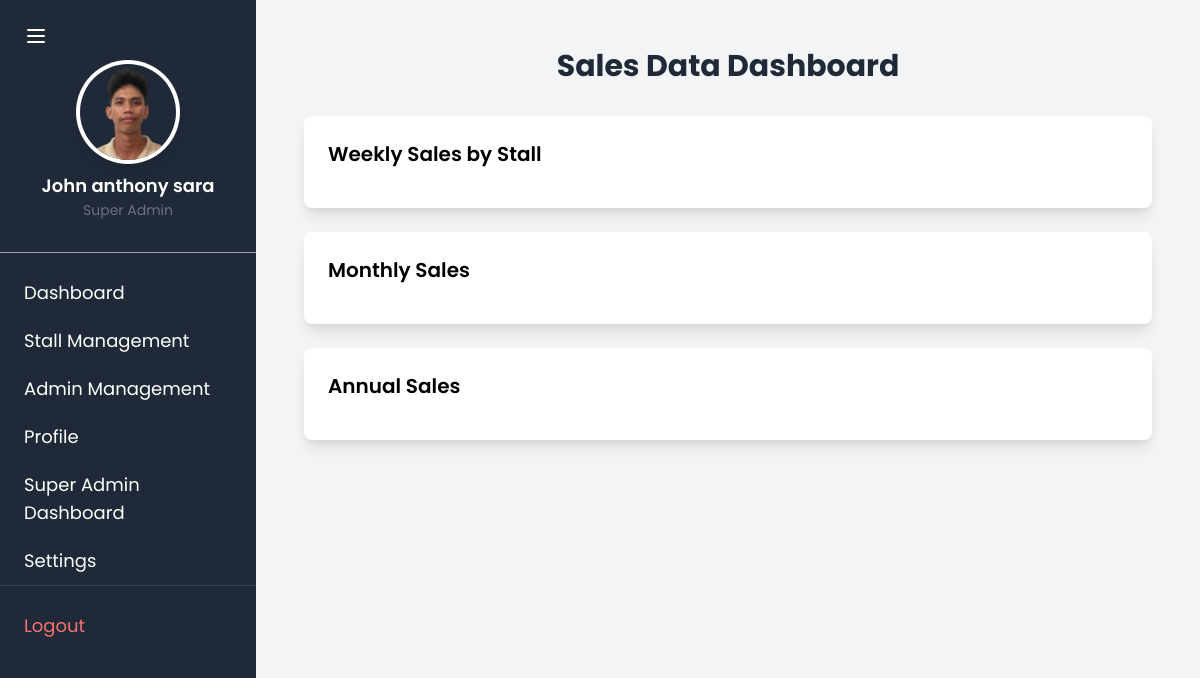
Page /super_admin (signed in) on the earlier database version.
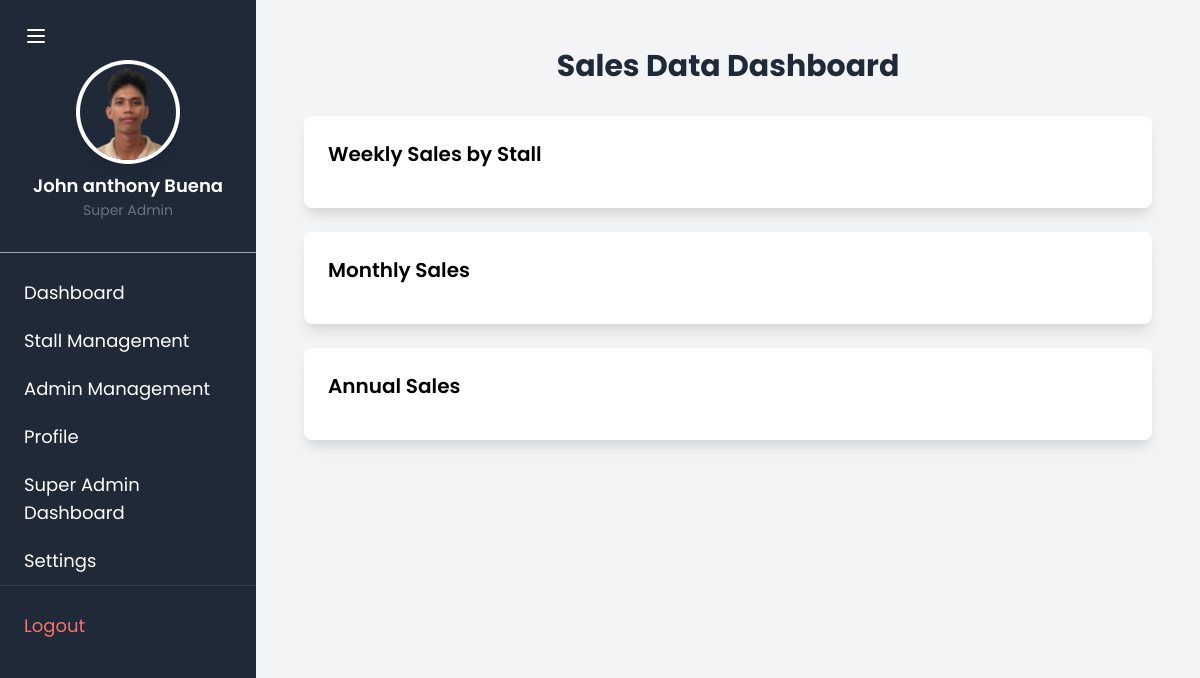
Same page on the later database version.
### TriadApp/models.py (models this page shows)
class CustomUser(AbstractUser):
    middle_name = models.CharField(max_length=50, blank=True, null=True)
    gender = models.CharField(max_length=10, blank=True, null=True)
    birthdate = models.DateField(null=True, blank=True)
    phone = models.CharField(max_length=15, blank=True, null=True)
    address = models.TextField(blank=True, null=True)
    profile_image = models.ImageField(upload_to='profile_images/', blank=True, null=True)
    groups = models.ManyToManyField(
        'auth.Group',
        related_name='custom_user_set',
        blank=True,
        help_text='The groups this user belongs to. A user will get all permissions granted to each of their groups.',
        verbose_name='groups',
    )
    user_permissions = models.ManyToManyField(
        'auth.Permission',
        related_name='custom_user_set',
        blank=True,
        help_text='Specific permissions for this user.',
        verbose_name='user permissions',
    )
    class Meta:
        db_table = 'custom_user'

### TriadApp/views.py (the view)
# urls.py: path('super_admin', views.super_admin, name='super_admin'),
@superuser_required
def super_admin(request):
    super_admin = CustomUser.objects.get(id=request.user.id)
    context = {
        'super_admin': super_admin
    }
    return render(request, 'TriadApp/superadmin/super_admin.html', context)

### TriadApp/templates/TriadApp/superadmin/super_admin.html (shortened to what the changed rows need)
<!DOCTYPE html>
<html lang="en">
<head>
    <link href="https://cdn.jsdelivr.net/npm/tailwindcss@2.2.16/dist/tailwind.min.css" rel="stylesheet">
</head>
<body class="bg-gray-100">
    <div class="flex">
        <div id="sidebar" class="w-64 h-screen bg-gray-800 text-white fixed sidebar">
            <div class="p-4 border-b border-gray-400 mt-10">
                <div class="flex flex-col items-center space-y-3 mb-4 mt-2">
                    {% if super_admin.profile_image %}
                        <div class="w-24 h-24 rounded-full overflow-hidden ring-4 ring-white shadow-lg">
                            <img id="profile"
                                 src="{{ super_admin.profile_image.url }}"
                                 alt="Profile Picture"
                                 class="w-full h-full object-cover">
                        </div>
                    {% endif %}
                    <div class="text-center">
                        <h2 class="text-lg font-semibold text-white-800">
                            {{ super_admin.first_name }} {{ super_admin.middle_name }} {{ super_admin.last_name }}
                        </h2>
                        <p class="text-sm text-gray-500">
                            Super Admin
                        </p>
                    </div>
                </div>
            </div>
        </div>
        <div id="mainContent" class="flex-1 ml-64 p-6">
            {% block content %}
            <div class="p-6">
                <h1 class="text-3xl font-bold text-gray-800 mb-8 text-center">Sales Data Dashboard</h1>
                <div class="grid grid-cols-1 gap-6 max-w-4xl mx-auto">
                    <div class="bg-white p-6 rounded-lg shadow-lg">
                        <h2 class="text-xl font-semibold mb-4">Weekly Sales by Stall</h2>
                    </div>
                    <div class="bg-white p-6 rounded-lg shadow-lg">
                        <h2 class="text-xl font-semibold mb-4">Monthly Sales</h2>
                    </div>
                    <div class="bg-white p-6 rounded-lg shadow-lg">
                        <h2 class="text-xl font-semibold mb-4">Annual Sales</h2>
                    </div>
                </div>
            </div>
            {% endblock %}
        </div>
    </div>
</body>
</html>

Differences in the rows shown:
changed CustomUser "John": last_name "sara" → "Buena"
